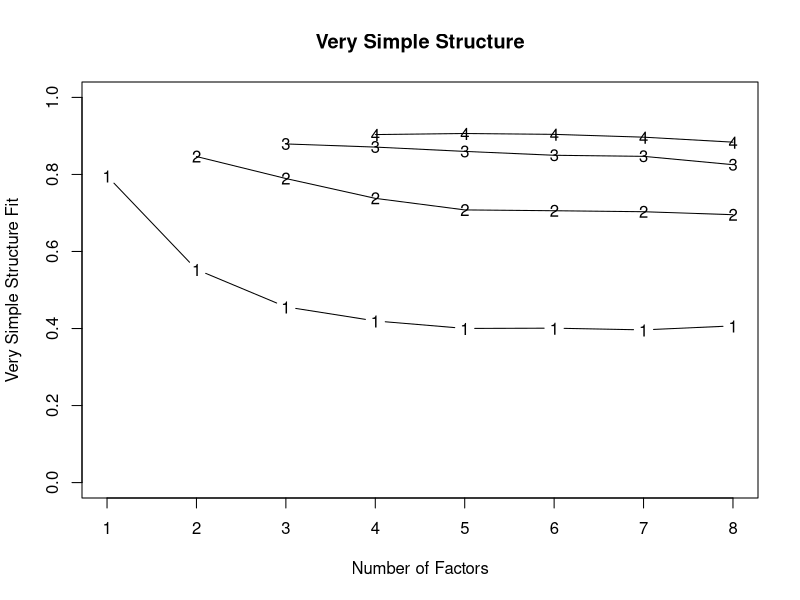
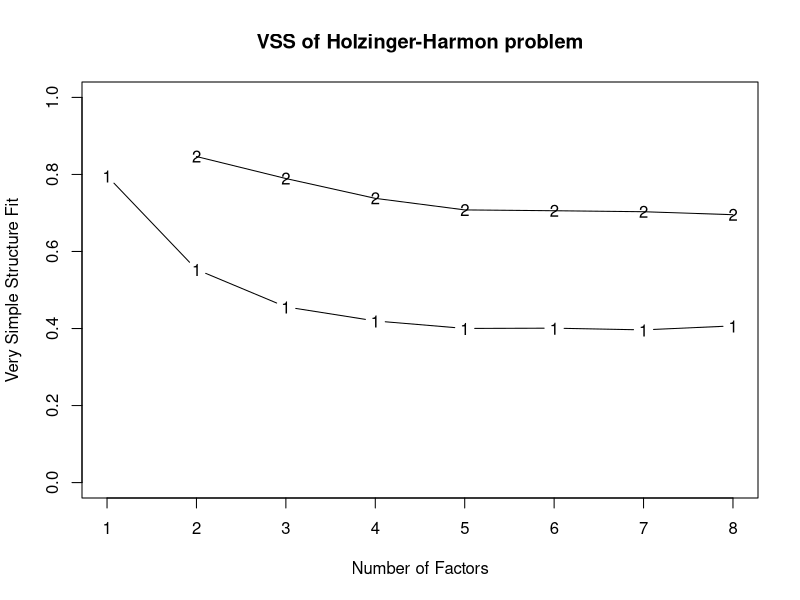

The R script that drew these images, in order:
library(psych)


### Name: VSS.plot
### Title: Plot VSS fits
### Aliases: VSS.plot
### Keywords: multivariate models

### ** Examples

test.data <- Harman74.cor$cov
my.vss <- VSS(test.data)         #suggests that 4 factor complexity two solution is optimal
VSS.plot(my.vss,title="VSS of Holzinger-Harmon problem")                 #see the graphics window
